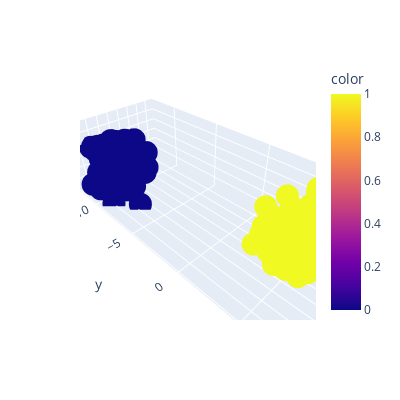

Here is the notebook cell this chart was saved with:
### Code cell
fig = px.scatter_3d(x = features['X1'], 
                    y = features['X2'], 
                    z = features['X3'],
                    color = y,
                    width = 400, height = 400)
fig.show()

### Figure 1 — Plotly figure (JSON) as saved in the notebook; plotly's stock layout.template omitted (floating-point values rounded to 4 significant figures; data arrays with more than 128 entries replaced by an {"elided": "..."} marker saying what was removed)
{"data": [{"hovertemplate": "x=%{x}<br>y=%{y}<br>z=%{z}<br>color=%{marker.color}<extra></extra>", "legendgroup": "", "marker": {"color": {"elided": "300 int values"}, "coloraxis": "coloraxis", "symbol": "circle"}, "mode": "markers", "name": "", "scene": "scene", "showlegend": false, "type": "scatter3d", "x": {"elided": "300 float values"}, "y": {"elided": "300 float values"}, "z": {"elided": "300 float values"}}], "layout": {"coloraxis": {"colorbar": {"title": {"text": "color"}}, "colorscale": [[0, "#0d0887"], [0.1111, "#46039f"], [0.2222, "#7201a8"], [0.3333, "#9c179e"], [0.4444, "#bd3786"], [0.5556, "#d8576b"], [0.6667, "#ed7953"], [0.7778, "#fb9f3a"], [0.8889, "#fdca26"], [1, "#f0f921"]]}, "height": 400, "legend": {"tracegroupgap": 0}, "margin": {"t": 60}, "scene": {"aspectmode": "auto", "aspectratio": {"x": 0.8598, "y": 2.049, "z": 0.5678}, "domain": {"x": [0, 1], "y": [0, 1]}, "xaxis": {"title": {"text": "x"}, "type": "linear"}, "yaxis": {"title": {"text": "y"}, "type": "linear"}, "zaxis": {"title": {"text": "z"}, "type": "linear"}}, "width": 400}}
